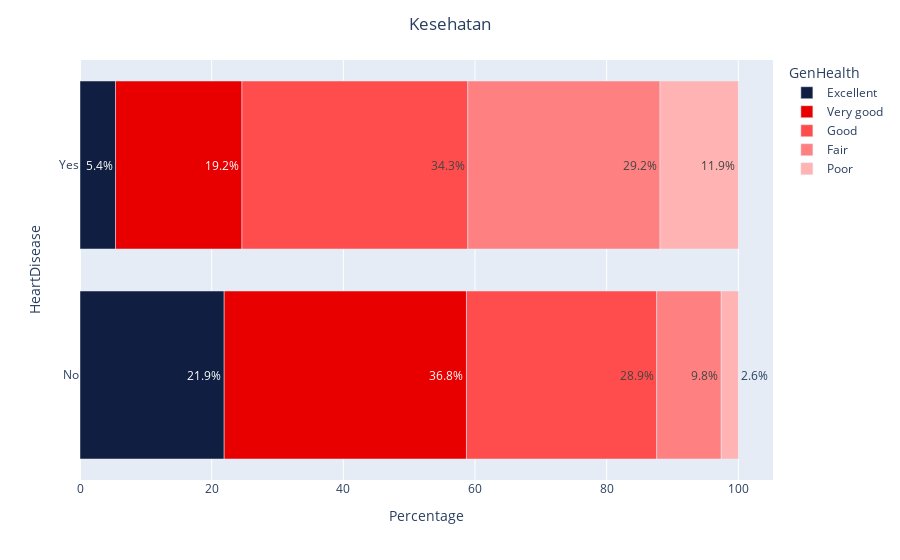

The cell this chart's notebook holds for it:
### Markdown cell above
### GenHealth dan HeartDisease

### Code cell
show_relation(obj_cols[9], 'HeartDisease', type_='count')

x = df.groupby('HeartDisease').GenHealth.value_counts(normalize=True).reset_index(name='Percentage')
x = x.sort_values(by='GenHealth', key=lambda x: x.map({'Excellent': 0, 'Very good': 1, 'Good': 2, 'Fair': 3, 'Poor': 4} ))
x.Percentage = round(x.Percentage * 100, 1) 

fig = px.bar(data_frame=x, x='Percentage', y='HeartDisease', color='GenHealth',
       text=x.Percentage.map(lambda x: str(x) + '%'), 
       color_discrete_sequence=['#0f1e41', '#E80000', '#ff4d4d', '#ff8080', '#ffb3b3', '#ffe6e6'])
fig.update_layout(title="Kesehatan", title_x=0.5)

fig.show()

### Figure 1 — Plotly figure (JSON) as saved in the notebook; plotly's stock layout.template omitted (floating-point values rounded to 4 significant figures)
{"data": [{"alignmentgroup": "True", "hovertemplate": "GenHealth=Excellent<br>Percentage=%{x}<br>HeartDisease=%{y}<br>text=%{text}<extra></extra>", "legendgroup": "Excellent", "marker": {"color": "#0f1e41", "pattern": {"shape": ""}}, "name": "Excellent", "offsetgroup": "Excellent", "orientation": "h", "showlegend": true, "text": ["21.9%", "5.4%"], "textposition": "auto", "type": "bar", "x": [21.9, 5.4], "xaxis": "x", "y": ["No", "Yes"], "yaxis": "y"}, {"alignmentgroup": "True", "hovertemplate": "GenHealth=Very good<br>Percentage=%{x}<br>HeartDisease=%{y}<br>text=%{text}<extra></extra>", "legendgroup": "Very good", "marker": {"color": "#E80000", "pattern": {"shape": ""}}, "name": "Very good", "offsetgroup": "Very good", "orientation": "h", "showlegend": true, "text": ["36.8%", "19.2%"], "textposition": "auto", "type": "bar", "x": [36.8, 19.2], "xaxis": "x", "y": ["No", "Yes"], "yaxis": "y"}, {"alignmentgroup": "True", "hovertemplate": "GenHealth=Good<br>Percentage=%{x}<br>HeartDisease=%{y}<br>text=%{text}<extra></extra>", "legendgroup": "Good", "marker": {"color": "#ff4d4d", "pattern": {"shape": ""}}, "name": "Good", "offsetgroup": "Good", "orientation": "h", "showlegend": true, "text": ["28.9%", "34.3%"], "textposition": "auto", "type": "bar", "x": [28.9, 34.3], "xaxis": "x", "y": ["No", "Yes"], "yaxis": "y"}, {"alignmentgroup": "True", "hovertemplate": "GenHealth=Fair<br>Percentage=%{x}<br>HeartDisease=%{y}<br>text=%{text}<extra></extra>", "legendgroup": "Fair", "marker": {"color": "#ff8080", "pattern": {"shape": ""}}, "name": "Fair", "offsetgroup": "Fair", "orientation": "h", "showlegend": true, "text": ["9.8%", "29.2%"], "textposition": "auto", "type": "bar", "x": [9.8, 29.2], "xaxis": "x", "y": ["No", "Yes"], "yaxis": "y"}, {"alignmentgroup": "True", "hovertemplate": "GenHealth=Poor<br>Percentage=%{x}<br>HeartDisease=%{y}<br>text=%{text}<extra></extra>", "legendgroup": "Poor", "marker": {"color": "#ffb3b3", "pattern": {"shape": ""}}, "name": "Poor", "offsetgroup": "Poor", "orientation": "h", "showlegend": true, "text": ["2.6%", "11.9%"], "textposition": "auto", "type": "bar", "x": [2.6, 11.9], "xaxis": "x", "y": ["No", "Yes"], "yaxis": "y"}], "layout": {"barmode": "relative", "legend": {"title": {"text": "GenHealth"}, "tracegroupgap": 0}, "margin": {"t": 60}, "title": {"text": "Kesehatan", "x": 0.5}, "xaxis": {"anchor": "y", "domain": [0, 1], "title": {"text": "Percentage"}}, "yaxis": {"anchor": "x", "domain": [0, 1], "title": {"text": "HeartDisease"}}}}
